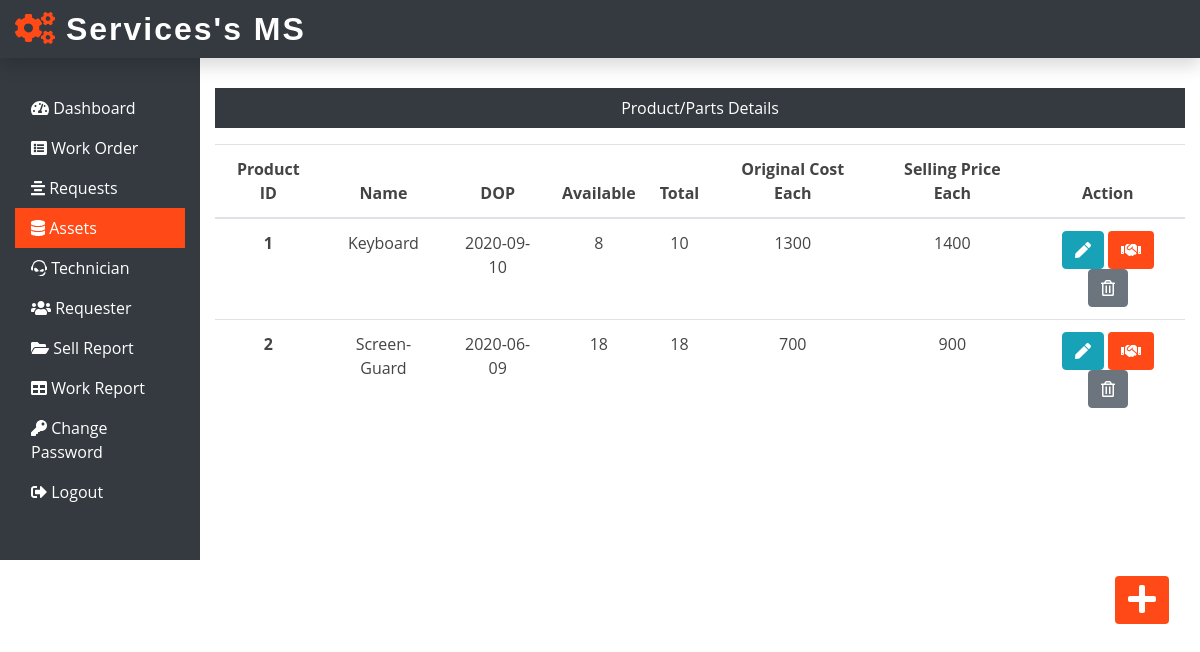
/sms.php/Admin/assets.php (signed in), run on the app's committed database.
### tables this page shows
CREATE TABLE `assets_tb` (
  `pid` int(11) NOT NULL,
  `pname` varchar(60) NOT NULL,
  `pdop` date NOT NULL,
  `pava` int(11) NOT NULL,
  `ptotal` int(11) NOT NULL,
  `poriginalcost` int(11) NOT NULL,
  `psellingcost` int(11) NOT NULL
);

### sms.php/Admin/assets.php (the view, shortened to what this page needs)
<?php
include('includes/header.php');
include('../dbConnection.php');
?>
<div class="col-sm-9 col-md-10 mt-5 text-center">
  <p class=" bg-dark text-white p-2">Product/Parts Details</p>
  <?php
    $sql = "SELECT * FROM assets_tb";
    $result = $conn->query($sql);
    if($result->num_rows > 0){
  echo '<table class="table">
    <thead>
      <tr>
        <th scope="col">Product ID</th>
        <th scope="col">Name</th>
        <th scope="col">DOP</th>
        <th scope="col">Available</th>
        <th scope="col">Total</th>
        <th scope="col">Original Cost Each</th>
        <th scope="col">Selling Price Each</th>
        <th scope="col">Action</th>
      </tr>
    </thead>
    <tbody>';
    while($row = $result->fetch_assoc()){
      echo '<tr>
        <th scope="row">'.$row["pid"].'</th>
        <td>'.$row["pname"].'</td>
        <td>'.$row["pdop"].'</td>
        <td>'.$row["pava"].'</td>
        <td>'.$row["ptotal"].'</td>
        <td>'.$row["poriginalcost"].'</td>
        <td>'.$row["psellingcost"].'</td>
        <td>
          <form action="editproduct.php" method="POST" class="d-inline"> <input type="hidden" name="id"
           value='. $row["pid"] .'><button type="submit" class="btn btn-info" name="view"
            value="View"><i class="fas fa-pen"></i></button></form>
          <form action="sellproduct.php" method="POST" class="d-inline"><input type="hidden" name="id"
           value='. $row["pid"] .'><button type="submit" class="btn butn-colour" name="issue"
            value="Issue"><i class="fas fa-handshake"></i></button></form>
          <form action="" method="POST" class="d-inline"><input type="hidden" name="id"
           value='. $row["pid"] .'><button type="submit" class="btn btn-secondary" name="delete"
            value="Delete"><i class="far fa-trash-alt"></i></button></form>
        </td>
      </tr>';
    }
    echo '</tbody>
  </table>';
  } else {
    echo "0 Result";
  }
  ?>
</div>
</div>
<div class="float-right"><a href="addproduct.php" class="btn butn-colour mr-3 mt-3">
<i class="fas fa-plus fa-2x text-white"></i></a></div>
</div>
</body>
</html>

### sms.php/css/custom.css (style rules this page uses)
body { font-family: "Open Sans", sans-serif; color: #444444; }
.butn-colour { background: #ff4a17; color: #fff; }

### data on the page
assets_tb: pid "1", pname "Keyboard", pdop "2020-09-10", pava "8", ptotal "10", poriginalcost "1300", psellingcost "1400"
assets_tb: pid "2", pname "Screen-Guard", pdop "2020-06-09", pava "18", ptotal "18", poriginalcost "700", psellingcost "900"
